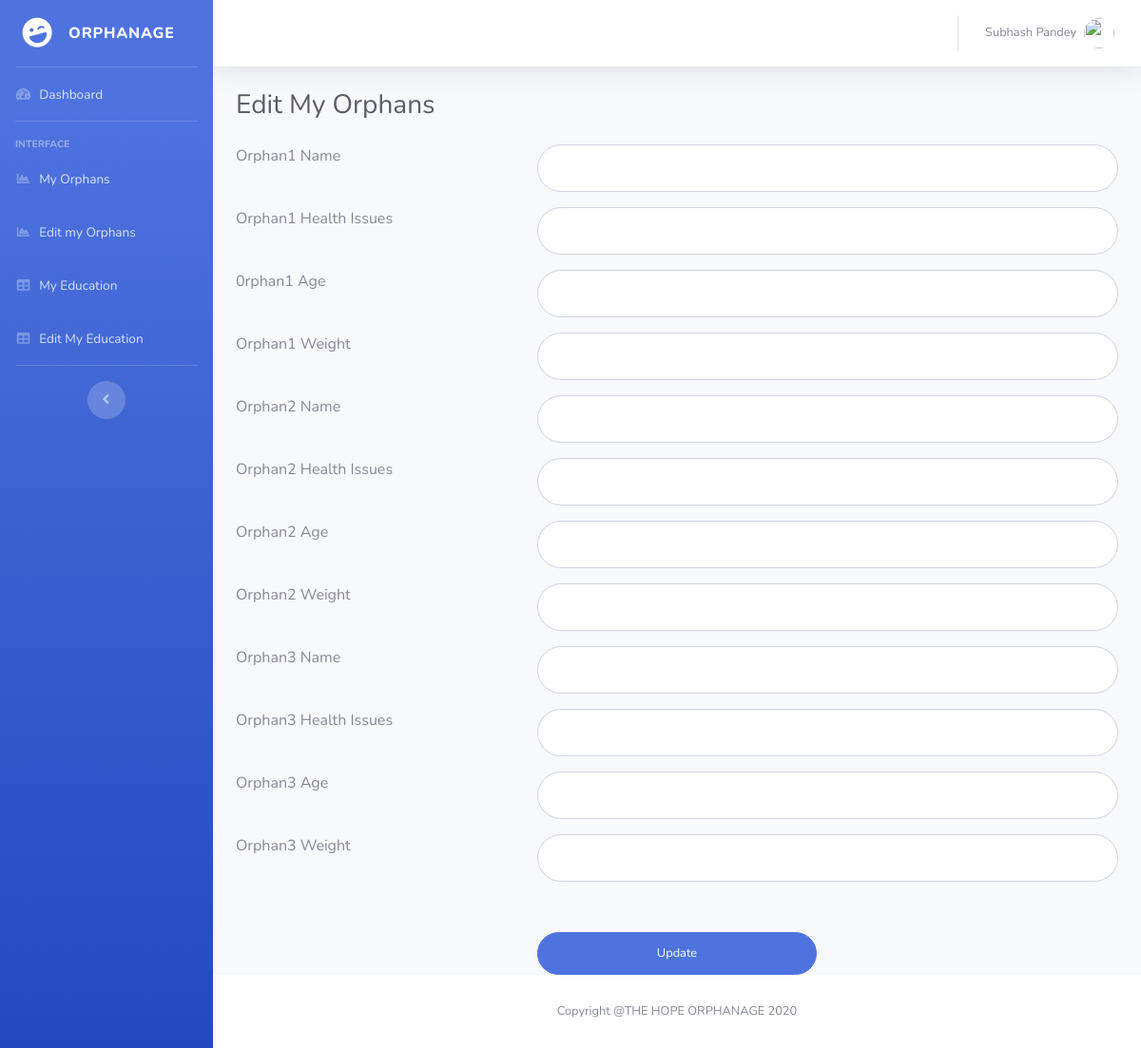
Before: /Orphanage-Record-Management-System-Project/erms/editmyexp.php (signed in) with the older database file.
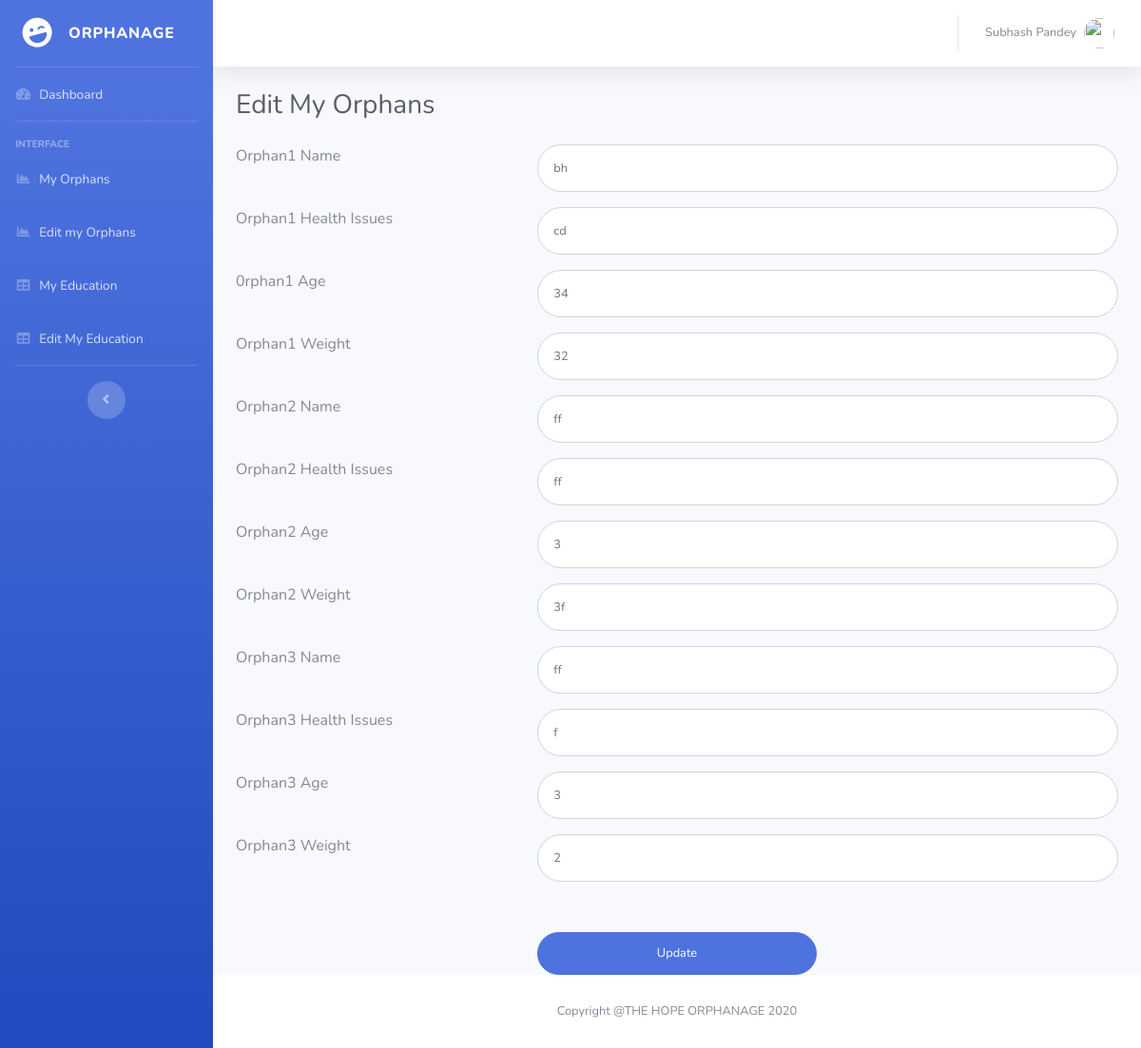
After: the same page with the newer database file.
### tables this page shows
CREATE TABLE `empexpireince` (
  `ID` int(11) NOT NULL,
  `EmpID` varchar(5) DEFAULT NULL,
  `Employer1Name` varchar(75) DEFAULT NULL,
  `Employer1Designation` varchar(50) DEFAULT NULL,
  `Employer1CTC` varchar(50) DEFAULT NULL,
  `Employer1WorkDuration` varchar(11) DEFAULT NULL,
  `Employer2Name` varchar(75) DEFAULT NULL,
  `Employer2Designation` varchar(50) DEFAULT NULL,
  `Employer2CTC` varchar(50) DEFAULT NULL,
  `Employer2WorkDuration` varchar(11) DEFAULT NULL,
  `Employer3Name` varchar(75) DEFAULT NULL,
  `Employer3Designation` varchar(50) DEFAULT NULL,
  `Employer3CTC` varchar(50) DEFAULT NULL,
  `Employer3WorkDuration` varchar(11) DEFAULT NULL
);

### Orphanage-Record-Management-System-Project/erms/editmyexp.php (the view, shortened to what the changed rows need)
<?php
include('includes/dbconnection.php');
if (strlen($_SESSION['uid']==0)) {
  header('location:logout.php');
  } else{
  ?>
<!DOCTYPE html>
<html lang="en">
<head>
  <link href="vendor/fontawesome-free/css/all.min.css" rel="stylesheet" type="text/css">
  <link href="css/sb-admin-2.min.css" rel="stylesheet">
</head>
<body id="page-top">
  <div id="wrapper">
    <div id="content-wrapper" class="d-flex flex-column">
      <div id="content">
        <div class="container-fluid">
          <h1 class="h3 mb-4 text-gray-800">Edit My Orphans</h1>
<form class="user" method="post" action="">
  <?php
 $empid=$_SESSION['uid'];
$ret=mysqli_query($con,"select * from empexpireince where EmpID='$empid'");
$num=mysqli_num_rows($ret);
if($num>0){
while ($row=mysqli_fetch_array($ret)) {
?>
               <div class="row">
                <div class="col-4 mb-3">Orphan1 Name</div>
                   <div class="col-8 mb-3">   <input type="text" class="form-control form-control-user" id="emp1name" name="emp1name" aria-describedby="emailHelp" value="<?php  echo $row['Employer1Name'];?>"></div>
                    </div>
                    <div class="row">
                      <div class="col-4 mb-3">Orphan1 Health Issues </div>
                     <div class="col-8 mb-3">  <input type="text" class="form-control form-control-user" id="emp1des" name="emp1des" aria-describedby="emailHelp" value="<?php  echo $row['Employer1Designation'];?>"></div>
                     </div>
                    <div class="row">
                    <div class="col-4 mb-3">0rphan1 Age </div>
                    <div class="col-8 mb-3">
                      <input type="text" class="form-control form-control-user" id="emp1ctc" name="emp1ctc" aria-describedby="emailHelp" value="<?php  echo $row['Employer1CTC'];?>"></div>
                    </div>
                    <div class="row">
                      <div class="col-4 mb-3">Orphan1 Weight</div>
                     <div class="col-8 mb-3">
                      <input type="text" class="form-control form-control-user" id="emp1workduration" name="emp1workduration" aria-describedby="emailHelp" value="<?php  echo $row['Employer1WorkDuration'];?>">
                    </div></div>
                    <div class="row">
                <div class="col-4 mb-3">Orphan2 Name</div>
                   <div class="col-8 mb-3">   <input type="text" class="form-control form-control-user" id="emp2name" name="emp2name" aria-describedby="emailHelp" value="<?php  echo $row['Employer2Name'];?>"></div>
                    </div>
                    <div class="row">
                      <div class="col-4 mb-3">Orphan2 Health Issues </div>
                     <div class="col-8 mb-3">  <input type="text" class="form-control form-control-user" id="emp2des" name="emp2des" aria-describedby="emailHelp" value="<?php  echo $row['Employer2Designation'];?>"></div>
                     </div>
                    <div class="row">
                    <div class="col-4 mb-3">Orphan2 Age </div>
                    <div class="col-8 mb-3">
                      <input type="text" class="form-control form-control-user" id="emp2ctc" name="emp2ctc" aria-describedby="emailHelp" value="<?php  echo $row['Employer2CTC'];?>"></div>
                    </div>
                    <div class="row">
                      <div class="col-4 mb-3">Orphan2 Weight</div>
                     <div class="col-8 mb-3">
                      <input type="text" class="form-control form-control-user" id="emp2workduration" name="emp2workduration" aria-describedby="emailHelp" value="<?php  echo $row['Employer2WorkDuration'];?>">
                    </div></div>
                    <div class="row">
                <div class="col-4 mb-3">Orphan3 Name</div>
                   <div class="col-8 mb-3">   <input type="text" class="form-control form-control-user" id="emp3name" name="emp3name" aria-describedby="emailHelp" value="<?php  echo $row['Employer3Name'];?>"></div>
                    </div>
                    <div class="row">
                      <div class="col-4 mb-3">Orphan3 Health Issues </div>
                     <div class="col-8 mb-3">  <input type="text" class="form-control form-control-user" id="emp3des" name="emp3des" aria-describedby="emailHelp" value="<?php  echo $row['Employer3Designation'];?>"></div>
                     </div>
                    <div class="row">
                    <div class="col-4 mb-3">Orphan3 Age </div>
                    <div class="col-8 mb-3">
                      <input type="text" class="form-control form-control-user" id="emp3ctc" name="emp3ctc" aria-describedby="emailHelp" value="<?php  echo $row['Employer3CTC'];?>"></div>
                    </div>
                    <div class="row">
                      <div class="col-4 mb-3">Orphan3 Weight</div>
                     <div class="col-8 mb-3">
                      <input type="text" class="form-control form-control-user" id="emp3workduration" name="emp3workduration" aria-describedby="emailHelp" value="<?php  echo $row['Employer3WorkDuration'];?>">
                    </div></div>
<?php } ?>
                  </form>
<?php } else {?>
  <div class="row" style="margin-top:4%">
                      <div class="col-12" style="font-size:18px; color:red;">First Add your orphan details after that you can edit orphan details.</div>
                    </div>
<?php } ?>
        </div>
      </div>
    </div>
  </div>
</body>
</html>
<?php }  ?>

Changed rows visible on the page:
changed empexpireince: emp1name (not shown) → "bh"; emp1des (not shown) → "cd"; emp1ctc (not shown) → "34"; emp1workduration (not shown) → "32"; emp2name (not shown) → "ff"; emp2des (not shown) → "ff"; emp2ctc (not shown) → "3"; emp2workduration (not shown) → "3f"; emp3name (not shown) → "ff"; emp3des (not shown) → "f"; emp3ctc (not shown) → "3"; emp3workduration (not shown) → "2"
